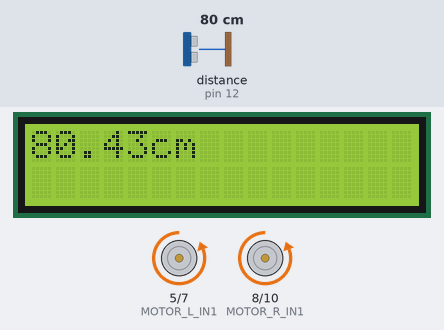
The sketch below on a simulated Arduino Uno, built with avr-gcc and run on an emulated ATmega328P. On the bench: 16×2 character LCD, motor-driver pin pairs drawn as motors (green arrow = first pin HIGH = forward, orange = second pin HIGH = backward, longer = more drive, scaled by the enable pin). Wiring (inferred from the names in the program): ultrasonic range finder: trigger pin 13; echo pin 12. The inputs (shaded band) are chosen by the test bench; at power-on: distance to the obstacle (sensor on pin 12) 80 cm. The echo pulse lasts 58.3 µs per cm.

Above: at 1.2 s.
1.3 s: distance to the obstacle (sensor on pin 12) set to 33 cm
At 2.1 s:
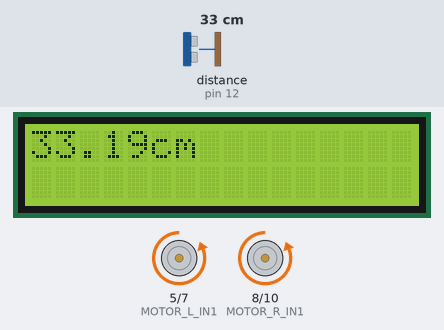
4.3 s: distance to the obstacle (sensor on pin 12) set to 29 cm
At 7.1 s:
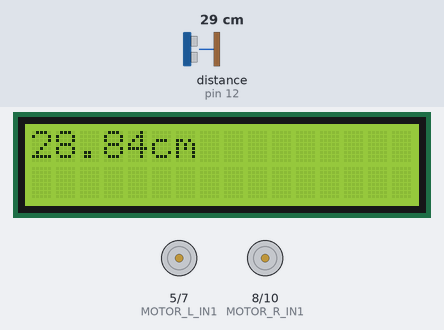
7.3 s: distance to the obstacle (sensor on pin 12) set to 35 cm
At 8.3 s:
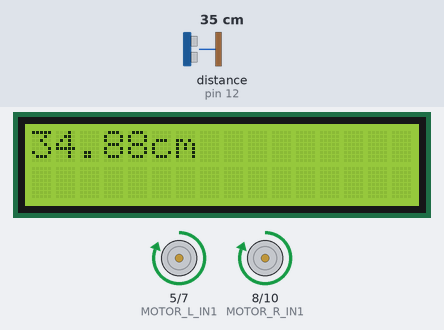
Timing chart, 0 to 10.5 s (numbered marks = the images above; inputs shaded):
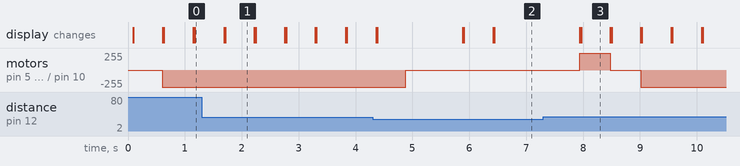

The sketch:

Beta.ino
```cpp
#include <Wire.h>
#include <LiquidCrystal_I2C.h>
#include "Car.h"

enum Status : bool {
  Disable = false,
  Enabled = true
};

LiquidCrystal_I2C lcd_tail(0x27,16,2);

Status BrakeActivated = Enabled;
Status ReverseActivation = Disable;

//Ultrasound_front函数 ：超声波测距,Trig:13,Echo:12
float Ultrasound_front(){
  digitalWrite(ULTRA_TRIG_Front,LOW);
  delayMicroseconds(2);
  digitalWrite(ULTRA_TRIG_Front,HIGH);
  delayMicroseconds(10);
  digitalWrite(ULTRA_TRIG_Front,LOW);
  float distance = pulseIn(ULTRA_ECHO_Front,HIGH) / 58.00;
  delay(10);
  return distance;
}

void Display(){
  lcd_tail.clear();
  lcd_tail.setCursor(0, 0);
  lcd_tail.print(String(Ultrasound_front()) + String("cm"));
  delay(500);
}

void straight(){
  if (BrakeActivated==Disable) {
    car_forward(255);
  }
  else{
    return;
  }
}

void Reversing(){
  ReverseActivation=Enabled;
  car_backward(255);
}

void brake(){
  if(ReverseActivation!=Enabled){
    car_stop();
  }
}

void setup(){
  lcd_tail.init();
  lcd_tail.backlight();
  Serial.begin(9600);
  Pin_setup();
  car_setup();
  car_stop();
}
void loop(){
  Display();
  Serial.flush();
  if(Ultrasound_front() <= 30){
    Display();
    brake();
    delay(1000);
    Reversing();
    BrakeActivated=Enabled;
  }
  else{
    ReverseActivation=Disable;
    BrakeActivated=Disable;
  }
  straight();
}
```

Car.h
```cpp
#pragma once

#include <Arduino.h>
#include "pins.h"

static inline void motor(int dirpin1, int dirpin2, int speedpin, int speed) {
  digitalWrite(dirpin2, !digitalRead(dirpin1));

  if (speed == 0) {
    digitalWrite(dirpin1, LOW);
    analogWrite(speedpin, 0);
  }
  else if (speed > 0) {
    digitalWrite(dirpin1, LOW);
    analogWrite(speedpin, speed);
  }
  else {
    digitalWrite(dirpin1, HIGH);
    analogWrite(speedpin, -speed);
  }
}

//单轮控制
static inline void car_wheel_left(int speed) {
  motor(MOTOR_L_IN1, MOTOR_L_IN2, MOTOR_L_EN, speed);
}
static inline void car_wheel_right(int speed) {
  motor(MOTOR_R_IN1, MOTOR_R_IN2, MOTOR_R_EN, speed);
}

//两轮组合动作
static inline void car_drive(int left, int right) {
  car_wheel_left(left);
  car_wheel_right(right);
}

static inline void car_forward(int speed = 255)      { car_drive(speed,  speed); }
static inline void car_backward(int speed = 255)     { car_drive(-speed, -speed); }
static inline void car_stop()                        { car_drive(0, 0); }

//两轮反转
static inline void car_pivot_left(int speed = 200)   { car_drive( speed, -speed); }
static inline void car_pivot_right(int speed = 200)  { car_drive(-speed,  speed); }

// 弧线转向
static inline void car_arc_left(int speed = 150)     { car_drive( speed, 0); }
static inline void car_arc_right(int speed = 150)    { car_drive(0,  speed); }

static inline void car_setup() {
  pinMode(MOTOR_L_IN1, OUTPUT);
  pinMode(MOTOR_L_IN2, OUTPUT);
  pinMode(MOTOR_L_EN,  OUTPUT);
  pinMode(MOTOR_R_IN1, OUTPUT);
  pinMode(MOTOR_R_IN2, OUTPUT);
  pinMode(MOTOR_R_EN,  OUTPUT);

  car_stop();
}

//引脚初始化
static inline void Pin_setup() {
  pinMode(MOTOR_L_IN1, OUTPUT);
  pinMode(MOTOR_L_IN2, OUTPUT);
  digitalWrite(MOTOR_L_IN1, LOW);
  digitalWrite(MOTOR_L_IN2, LOW);
  pinMode(MOTOR_R_IN1, OUTPUT);
  pinMode(MOTOR_R_IN2, OUTPUT);
  digitalWrite(MOTOR_R_IN1, LOW);
  digitalWrite(MOTOR_R_IN2, LOW);
  pinMode(ULTRA_TRIG_Front, OUTPUT);
  pinMode(ULTRA_ECHO_Front, INPUT);
}
```

pins.h
```cpp
#pragma once
#include <Arduino.h>

enum Pins : uint8_t {
    // ---- 电机 L298N：左轮 ----
  MOTOR_L_IN1 = 5,     // 方向脚 1
  MOTOR_L_IN2 = 7,     // 方向脚 2
  MOTOR_L_EN  = 6,     // 调速脚（PWM，Timer0）

  // ---- 电机 L298N：右轮 ----
  MOTOR_R_IN1 = 8,     // 方向脚 1
  MOTOR_R_IN2 = 10,     // 方向脚 2
  MOTOR_R_EN  = 11,    // 调速脚（PWM，Timer2）

  // ---- 超声波（车头） HC-SR04 ----
  ULTRA_TRIG_Front = 13,
  ULTRA_ECHO_Front = 12,

};
```

Measured:
- the behaviour switches between 31 and 30 cm on distance to the obstacle (sensor on pin 12) (found by bisection; images 1 and 2)
- after the input at 1.3 s, the display: first differs from a run without the input after 0.41 s (image 1)
- after the input at 4.3 s, motor on pin 5 (MOTOR_L_IN1) / pin 7 (MOTOR_L_IN2), motor on pin 8 (MOTOR_R_IN1) / pin 10 (MOTOR_R_IN2): backward 255/255 → stopped after 0.58 s; the display: first differs from a run without the input after 0.08 s (image 2)
- after the input at 7.3 s, the display: first differs from a run without the input after 0.66 s (image 3)
- what the display in image 1 shows lasts 0.5 s, from 1.7 s to 2.2 s
